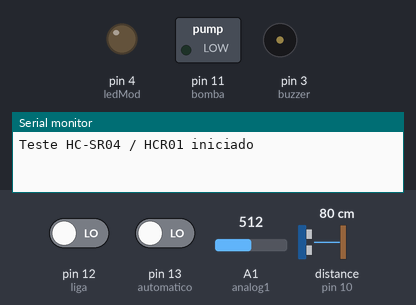
The sketch below on a simulated Arduino Uno, built with avr-gcc and run on an emulated ATmega328P. Shown: switched loads named in the sketch (green lamp = pin HIGH), output pins drawn as LEDs (lit = HIGH), buzzer (waves = sounding), the last lines printed to the serial monitor. Dashed ring = blinking. The test bench sets the inputs (shaded band); at power-on: pin 12 (liga) LOW, pin 13 (automatico) LOW, distance to the obstacle (sensor on pin 10) 80 cm, A1 (analog1) = 512. The echo pulse lasts 58.3 µs per cm; pins used as bus, display or sensor lines are not drawn.

Above: at 4.8 s.
4.9 s: pin 12 (liga) driven HIGH
At 8.1 s:
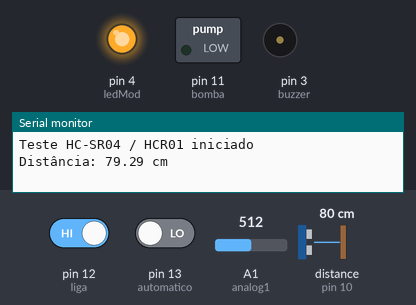
10.9 s: pin 13 (automatico) driven HIGH
At 13.66 s:
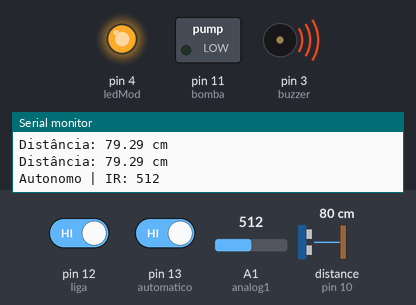
16.9 s: distance to the obstacle (sensor on pin 10) set to 45 cm
20.4 s: distance to the obstacle (sensor on pin 10) set to 37 cm
At 23.6 s:
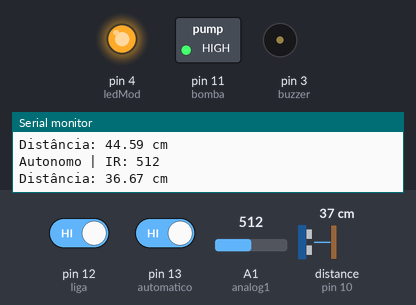
26.4 s: pin 13 (automatico) driven LOW
At 29.2 s:
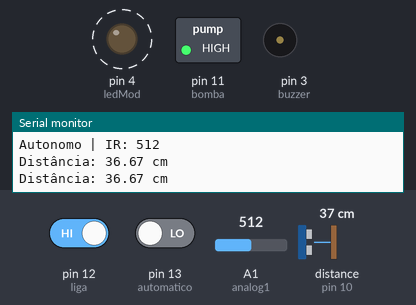
Timing chart, 0 to 33.4 s (numbered marks = the images above; inputs shaded):
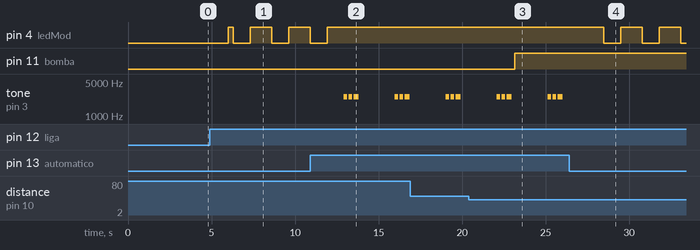

Measured:
- the behaviour switches between 41 and 40 cm on distance to the obstacle (sensor on pin 10) (found by bisection; images 2 and 3)
- after the input at 4.9 s, pin 4 (ledMod): goes HIGH 0.30 s, LOW 1.0 s, HIGH 1.3 s, LOW 1.0 s, then HIGH, starting after 1.1 s
- after the input at 10.9 s, pin 4 (ledMod): goes on until 11.9 s, then stays HIGH; tone on pin 3 (buzzer): plays 2500 Hz for 0.20 s, 2500 Hz for 0.20 s, 2500 Hz for 0.30 s, 2500 Hz for 0.20 s, 2500 Hz for 0.20 s, 2500 Hz for 0.30 s, starting after 2.0 s
- after the input at 20.4 s, pin 11 (bomba): LOW → HIGH after 2.7 s
- after the input at 26.4 s, pin 4 (ledMod): alternates HIGH for 1.3 s and LOW for 1.0 s, starting after 2.1 s; tone on pin 3 (buzzer): stops changing and stays silent

The sketch:

index.ino
```cpp
const int analog1 = A1;

#define bomba 11
#define liga 12
#define automatico 13

#define echo 10
#define trig 9

#define ledMod 4

#define buzzer 3


void setup() {
  Serial.begin(9600);

  pinMode(trig, OUTPUT);
  pinMode(bomba, OUTPUT);
  pinMode(echo, INPUT);

  pinMode(ledMod, OUTPUT);
  pinMode(automatico, INPUT);

  Serial.println("Teste HC-SR04 / HCR01 iniciado");
}

void loop() {
  if (digitalRead(automatico) == HIGH) { // automático
    digitalWrite(ledMod, HIGH);
    autonomo();
  } else {
    if(digitalRead(liga) == HIGH){
      manual();
    }else{
      desliga();
    }
  }

  delay(1000);
}

 void desliga(){
  digitalWrite(ledMod, LOW);
  digitalWrite(bomba, LOW);
  delay(1000);
 }

void manual(){
  digitalWrite(ledMod, HIGH);
  delay(300);
  digitalWrite(ledMod, LOW);

  distancia();

  digitalWrite(ledMod, HIGH);
}

void autonomo() {
  digitalWrite(ledMod, HIGH);
  Serial.print("Autonomo");
  int luz  = analogRead(analog1);

  Serial.print(" | IR: ");
  Serial.println(luz);

  if (luz > 20) {
    alarmeIncendio();
    distancia();

  }else{
    digitalWrite(bomba, LOW);
    }
}

void distancia(){
  long duracao;
  float distancia;

  // Garante pulso limpo
  digitalWrite(trig, LOW);
  delayMicroseconds(2);

  // Envia pulso
  digitalWrite(trig, HIGH);
  delayMicroseconds(10);
  digitalWrite(trig, LOW);

  // Lê o tempo do eco
  duracao = pulseIn(echo, HIGH);

  // Calcula distância (cm)
  distancia = duracao * 0.034 / 2;

  Serial.print("Distância: ");
  Serial.print(distancia);
  Serial.println(" cm");

  if (distancia < 40){
    digitalWrite(bomba, HIGH);

  }else{
    digitalWrite(bomba, LOW);
  }
  delay(1000);
}

void alarmeIncendio() {
  tone(buzzer, 2500);
  delay(200);
  noTone(buzzer);
  delay(100);

  tone(buzzer, 2500);
  delay(200);
  noTone(buzzer);
  delay(100);

  tone(buzzer, 2500);
  delay(300);
  noTone(buzzer);
  delay(150);
}
```
